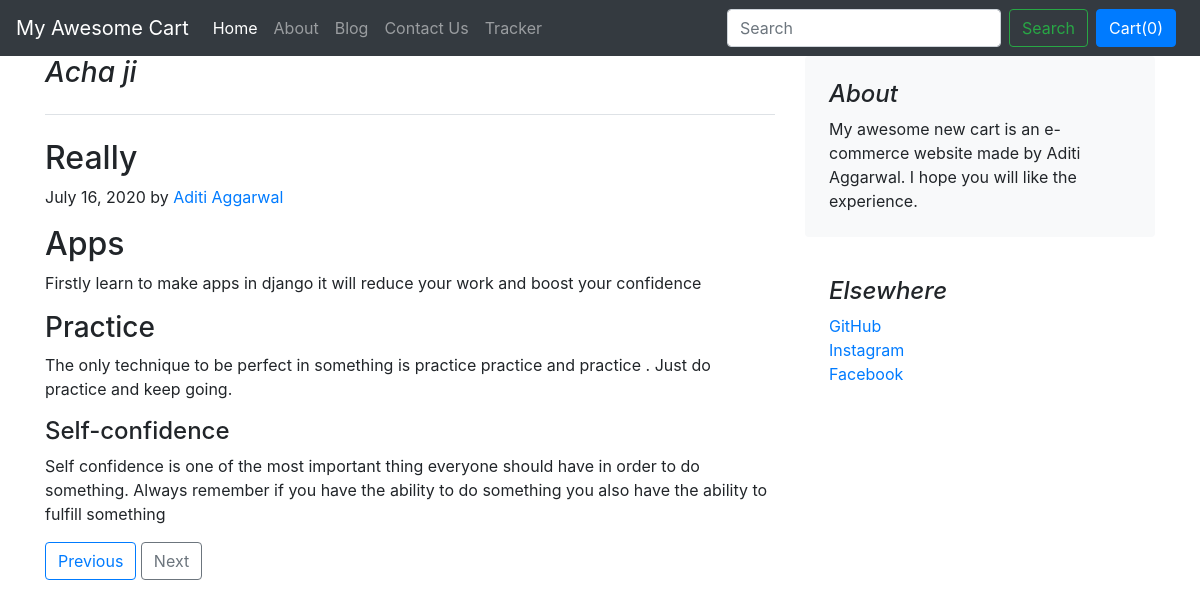
The app's page /blog/blogpost/3 with its own data.
### blog/models.py (models this page shows, shortened)
class Blogpost(models.Model):
    post_id=models.AutoField(primary_key="true")
    title=models.CharField(max_length=300, default="")
    hdng0=models.CharField(max_length=500, default="")
    chdng0=models.CharField(max_length=500, default="")
    hdng1 = models.CharField(max_length=500, default="")
    chdng1=models.CharField(max_length=500, default="")
    hdng2 = models.CharField(max_length=500, default="")
    chdng2=models.CharField(max_length=500, default="")
    hdng3 = models.CharField(max_length=500, default="")
    chdng3=models.CharField(max_length=500, default="")
    pub_date =models.DateField()
    thumbnail=models.ImageField(upload_to="shop/images", default="")

### blog/views.py (the view)
# urls.py: path('blogpost/<int:myid>',views.blogpost, name="blogpost")
def blogpost(request,myid):
    blogs=Blogpost.objects.filter(post_id=myid)
    return render(request, 'blog/blogpost.html',{'blog':blogs})

### blog/templates/blog/blogpost.html (shortened to what this page needs)
{% extends 'shop/basic.html' %}
{% block body %}
<div class="container">
<div class="row">
    <div class="col-md-8 blog-main">
      <h3 class="pb-4 mb-4 font-italic border-bottom">
        {{blog.0.title}}
      </h3>
      <div class="blog-post">
        <h2 class="blog-post-title">{{blog.0.hdng0}}</h2>
        <p class="blog-post-meta">{{blog.0.pub_date}} by <a href="#">Aditi Aggarwal</a></p>
        <h2>{{blog.0.hdng1}}</h2>
        <p>{{blog.0.chdng1}}</p>
        <h3>{{blog.0.hdng2}}</h3>
        <p>{{blog.0.chdng2}}</p>
         <h4>{{blog.0.hdng3}}</h4>
        <p>{{blog.0.chdng3}}</p>
        </div>
      <nav class="blog-pagination">
        <a class="btn btn-outline-primary" id="prev{{blog.0.id}}" href="#">Previous</a>
        <a class="btn btn-outline-secondary" id="next{{blog.0.id}}" href="#" >Next</a>
      </nav>
    </div>
    <aside class="col-md-4 blog-sidebar">
      <div class="p-4 mb-3 bg-light rounded">
        <h4 class="font-italic">About</h4>
        <p class="mb-0">My awesome new cart is an e-commerce website made by Aditi Aggarwal. I hope you will like the experience.</p>
      </div>
      <div class="p-4">
        <h4 class="font-italic">Elsewhere</h4>
        <ol class="list-unstyled">
          <li><a href="https://github.com/aditiaggarwal28">GitHub</a></li>
          <li><a href="https://www.instagram.com/aditi_agg.28/">Instagram</a></li>
          <li><a href="https://www.facebook.com/aditi.aggarwal.5439087/">Facebook</a></li>
        </ol>
      </div>
    </aside>
  </div>
</div>
{% endblock %}

### records on screen
Blogpost: title "Acha ji", hdng0 "Really", pub_date "July 16, 2020", hdng1 "Apps", chdng1 "Firstly learn to make apps in django it will reduce your work and boost your confidence", hdng2 "Practice", chdng2 "The only technique to be perfect in something is practice practice and practice . Just do practice and keep going.", hdng3 "Self-confidence", chdng3 "Self confidence is one of the most important thing everyone should have in order to do something. Always remember if you have the ability to do something you also have the ability to fulfill something"
